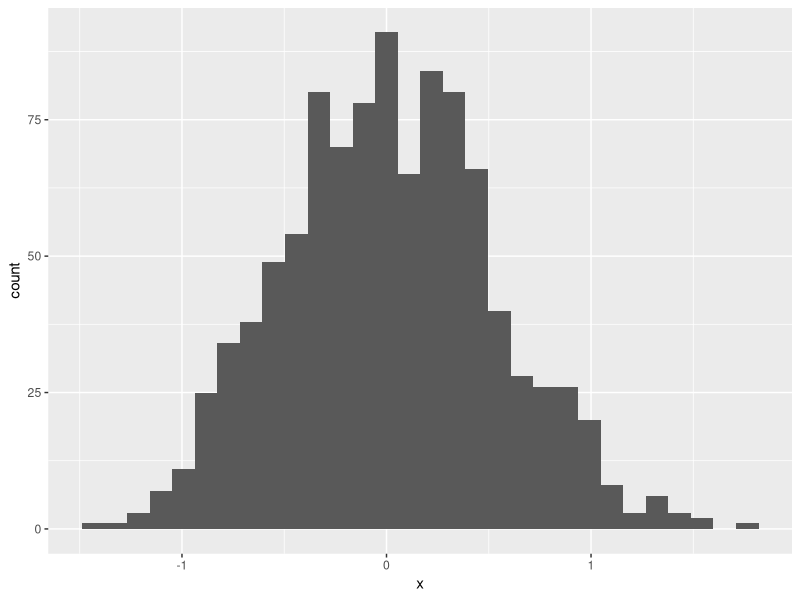

The R source for this figure:
## ---- chunk 1
library(tidyverse)
## ---- chunk 2
samp = rnorm(100)
length(samp)
## ---- chunk 3
plot_df = tibble(
  x = rnorm(1000, sd = .5),
  y = 1 + 2 * x + rnorm(1000)
)
## ---- chunk 4
ggplot(plot_df, aes(x = x)) + geom_histogram()
## ---- chunk 5
example_df = tibble(
  norm_samp = rnorm(500, mean = 1),
  norm_samp_pos = norm_samp > 0,
  abs_norm_samp = abs(norm_samp)
)
